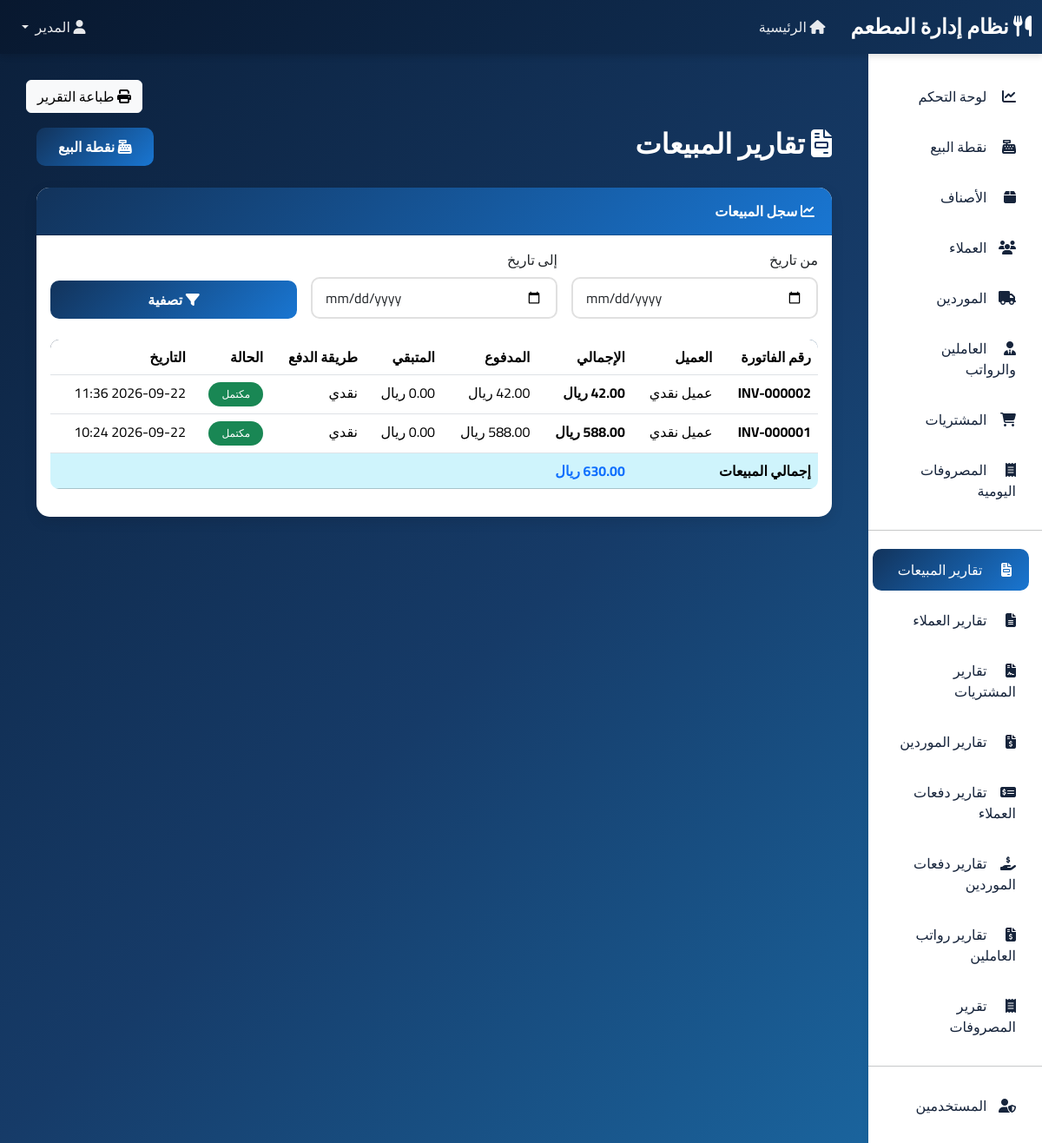
The app's page /reports/sales (signed in) with its own data.
### app.py (models this page shows, shortened)
class User(UserMixin, db.Model):
    __tablename__ = 'users'
    id = db.Column(db.Integer, primary_key=True)
    username = db.Column(db.String(80), unique=True, nullable=False)
    password_hash = db.Column(db.String(200), nullable=False)
    full_name = db.Column(db.String(100), nullable=False)
    role = db.Column(db.String(20), nullable=False, default='user')  # admin, manager, user
    is_active = db.Column(db.Boolean, default=True)
    created_at = db.Column(db.DateTime, default=datetime.utcnow)

class Sale(db.Model):
    __tablename__ = 'sales'
    id = db.Column(db.Integer, primary_key=True)
    sale_number = db.Column(db.String(50), unique=True, nullable=False)
    customer_id = db.Column(db.Integer, db.ForeignKey('customers.id'), nullable=True)
    user_id = db.Column(db.Integer, db.ForeignKey('users.id'), nullable=False)
    total_amount = db.Column(db.Float, nullable=False)
    payment_method = db.Column(db.String(20), nullable=False)  # cash, card, credit
    paid_amount = db.Column(db.Float, default=0)
    remaining_amount = db.Column(db.Float, default=0)
    status = db.Column(db.String(20), default='completed')  # completed, pending, cancelled
    notes = db.Column(db.Text)
    created_at = db.Column(db.DateTime, default=datetime.utcnow)
    customer = db.relationship('Customer', backref='sales')
    user = db.relationship('User', backref='sales')
    items = db.relationship('SaleItem', backref='sale', cascade='all, delete-orphan')

### app.py (the view)
@app.route('/reports/sales')
@login_required
def sales_report():
    from_date = request.args.get('from_date')
    to_date = request.args.get('to_date')
    query = Sale.query
    if from_date:
        query = query.filter(Sale.created_at >= datetime.strptime(from_date, '%Y-%m-%d'))
    if to_date:
        query = query.filter(Sale.created_at <= datetime.strptime(to_date + ' 23:59:59', '%Y-%m-%d %H:%M:%S'))
    sales_list = query.order_by(Sale.created_at.desc()).all()
    total = sum(sale.total_amount for sale in sales_list)
    items_list = Item.query.filter(Item.quantity > 0).all()
    customers_list = Customer.query.all()
    categories = {}
    for item in items_list:
        category = item.category if item.category else 'غير مصنف'
        categories.setdefault(category, []).append(item)
    return render_template('reports/sales_list.html', sales=sales_list, total=total,
                         from_date=from_date, to_date=to_date)

### app.py (called while the page is built)
@login_manager.user_loader
def load_user(user_id):
    return db.session.get(User, int(user_id))

### templates/reports/sales_list.html (shortened to what this page needs)
{% extends "base.html" %}
{% block content %}
<div class="container-fluid">
    <div class="d-flex justify-content-between align-items-center mb-4">
        <h2 style="color: white; font-weight: 700;"><i class="fas fa-file-invoice"></i> تقارير المبيعات</h2>
        <a href="{{ url_for('sales') }}" class="btn btn-primary"><i class="fas fa-cash-register"></i> نقطة البيع</a>
    </div>
    <div class="card">
        <div class="card-header"><i class="fas fa-chart-line"></i> سجل المبيعات</div>
        <div class="card-body">
            <form class="row g-3 mb-4" method="GET">
                <div class="col-md-4"><label class="form-label">من تاريخ</label><input type="date" class="form-control" name="from_date" value="{{ from_date or '' }}"></div>
                <div class="col-md-4"><label class="form-label">إلى تاريخ</label><input type="date" class="form-control" name="to_date" value="{{ to_date or '' }}"></div>
                <div class="col-md-4 d-flex align-items-end"><button class="btn btn-primary w-100" type="submit"><i class="fas fa-filter"></i> تصفية</button></div>
            </form>
            <div class="table-responsive"><table class="table table-hover">
                <thead><tr><th>رقم الفاتورة</th><th>العميل</th><th>الإجمالي</th><th>المدفوع</th><th>المتبقي</th><th>طريقة الدفع</th><th>الحالة</th><th>التاريخ</th></tr></thead>
                <tbody>
                    {% for sale in sales %}
                    <tr><td><strong>{{ sale.sale_number }}</strong></td><td>{{ sale.customer.customer_name if sale.customer else 'عميل نقدي' }}</td><td><strong>{{ "%.2f"|format(sale.total_amount) }} ريال</strong></td><td>{{ "%.2f"|format(sale.paid_amount) }} ريال</td><td>{{ "%.2f"|format(sale.remaining_amount) }} ريال</td><td>{% if sale.payment_method == 'cash' %}نقدي{% elif sale.payment_method == 'card' %}شبكة{% else %}آجل{% endif %}</td><td>{% if sale.status == 'completed' %}<span class="badge bg-success">مكتمل</span>{% elif sale.status == 'pending' %}<span class="badge bg-warning">معلق</span>{% else %}<span class="badge bg-danger">ملغي</span>{% endif %}</td><td>{{ sale.created_at.strftime('%Y-%m-%d %H:%M') }}</td></tr>
                    {% else %}<tr><td colspan="8" class="text-center text-muted">لا توجد مبيعات ضمن الفترة المحددة</td></tr>{% endfor %}
                </tbody>
                <tfoot><tr class="table-info"><td colspan="2"><strong>إجمالي المبيعات</strong></td><td colspan="6"><strong class="text-primary">{{ "%.2f"|format(total) }} ريال</strong></td></tr></tfoot>
            </table></div>
        </div>
    </div>
</div>
{% endblock %}

### templates/base.html (shortened to what this page needs)
<!DOCTYPE html>
<html lang="ar" dir="rtl">
<head>
    <link href="https://cdn.jsdelivr.net/npm/bootstrap@5.3.2/dist/css/bootstrap.rtl.min.css" rel="stylesheet">
    <link rel="stylesheet" href="https://cdnjs.cloudflare.com/ajax/libs/font-awesome/6.4.2/css/all.min.css">
</head>
<body>
    {% if current_user.is_authenticated %}
    <nav class="navbar navbar-expand-lg navbar-dark">
        <div class="container-fluid">
            <a class="navbar-brand" href="{{ url_for('index') }}">
                <i class="fas fa-utensils"></i> نظام إدارة المطعم
            </a>
            <div class="collapse navbar-collapse" id="navbarNav">
                <ul class="navbar-nav me-auto">
                    <li class="nav-item">
                        <a class="nav-link" href="{{ url_for('index') }}">
                            <i class="fas fa-home"></i> الرئيسية
                        </a>
                    </li>
                </ul>
                <ul class="navbar-nav">
                    <li class="nav-item dropdown">
                        <a class="nav-link dropdown-toggle" href="#" role="button" data-bs-toggle="dropdown">
                            <i class="fas fa-user"></i> {{ current_user.full_name }}
                        </a>
                    </li>
                </ul>
            </div>
        </div>
    </nav>
    <div class="container-fluid">
        <div class="row">
            <div class="col-md-2 sidebar">
                <nav class="nav flex-column">
                    <a class="nav-link" href="{{ url_for('index') }}">
                        <i class="fas fa-chart-line"></i> لوحة التحكم
                    </a>
                    <a class="nav-link" href="{{ url_for('sales') }}" id="salesLink">
                        <i class="fas fa-cash-register"></i> نقطة البيع
                    </a>
                    <a class="nav-link" href="{{ url_for('items') }}" id="itemsLink">
                        <i class="fas fa-box"></i> الأصناف
                    </a>
                    <a class="nav-link" href="{{ url_for('customers') }}" id="customersLink">
                        <i class="fas fa-users"></i> العملاء
                    </a>
                    <a class="nav-link" href="{{ url_for('suppliers') }}" id="suppliersLink">
                        <i class="fas fa-truck"></i> الموردين
                    </a>
                    <a class="nav-link" href="{{ url_for('employees') }}" id="employeesLink">
                        <i class="fas fa-user-tie"></i> العاملين والرواتب
                    </a>
                    <a class="nav-link" href="{{ url_for('purchases') }}" id="purchasesLink">
                        <i class="fas fa-shopping-cart"></i> المشتريات
                    </a>
                    <a class="nav-link" href="{{ url_for('expenses') }}" id="expensesLink">
                        <i class="fas fa-receipt"></i> المصروفات اليومية
                    </a>
                    <hr>
                    <a class="nav-link" href="{{ url_for('sales_report') }}" id="salesReportLink">
                        <i class="fas fa-file-invoice"></i> تقارير المبيعات
                    </a>
                    <a class="nav-link" href="{{ url_for('customers_report') }}" id="customersReportLink">
                        <i class="fas fa-file-alt"></i> تقارير العملاء
                    </a>
                    <a class="nav-link" href="{{ url_for('purchases_report') }}" id="purchasesReportLink">
                        <i class="fas fa-file-contract"></i> تقارير المشتريات
                    </a>
                    <a class="nav-link" href="{{ url_for('suppliers_report') }}" id="suppliersReportLink">
                        <i class="fas fa-file-invoice-dollar"></i> تقارير الموردين
                    </a>
                    <a class="nav-link" href="{{ url_for('customer_payments_report') }}" id="customerPaymentsReportLink">
                        <i class="fas fa-money-check-alt"></i> تقارير دفعات العملاء
                    </a>
                    <a class="nav-link" href="{{ url_for('supplier_payments_report') }}" id="supplierPaymentsReportLink">
                        <i class="fas fa-hand-holding-usd"></i> تقارير دفعات الموردين
                    </a>
                    <a class="nav-link" href="{{ url_for('salary_payments_report') }}" id="salaryPaymentsReportLink">
                        <i class="fas fa-file-invoice-dollar"></i> تقارير رواتب العاملين
                    </a>
                    <a class="nav-link" href="{{ url_for('expenses_report') }}" id="expensesReportLink">
                        <i class="fas fa-receipt"></i> تقرير المصروفات
                    </a>
                    {% if current_user.role == 'admin' %}
                    <hr>
                    <a class="nav-link" href="{{ url_for('users') }}" id="usersLink">
                        <i class="fas fa-user-shield"></i> المستخدمين
                    </a>
                    {% endif %}
                </nav>
            </div>
            <div class="col-md-10 main-content">
                {% if request.path.startswith('/reports') %}
                <div class="d-flex justify-content-end mb-3 no-print">
                    <button type="button" class="btn btn-light" onclick="window.print()">
                        <i class="fas fa-print"></i> طباعة التقرير
                    </button>
                </div>
                {% endif %}
                {% block content %}{% endblock %}
            </div>
        </div>
    </div>
    {% else %}
        {% block login_content %}{% endblock %}
    {% endif %}
</body>
</html>

### templates/base.html (style rules this page uses)
:root { --primary-color: #1976d2; --primary-gradient-start: #12335b; --primary-gradient-end: #1976d2; --secondary-color: #0b1f3a; --success-color: #06D6A0; --warning-color: #f4b942; --danger-color: #EF476F; --dark-color: #16243b; --light-color: #f4f7fb; }
* { font-family: 'Cairo', sans-serif; }
body { background: linear-gradient(135deg, #0b1f3a 0%, #163b68 52%, #1b6ca8 100%); min-height: 100vh; background-attachment: fixed; }
.navbar { background: linear-gradient(135deg, #08182f 0%, #12335b 100%) !important; box-shadow: 0 4px 6px rgba(0,0,0,0.1); }
.navbar-brand { font-weight: 700; font-size: 1.5rem; color: white !important; }
.nav-link { color: rgba(255,255,255,0.9) !important; font-weight: 500; transition: all 0.3s; margin: 0 5px; }
.sidebar { background: white; min-height: calc(100vh - 56px); box-shadow: 2px 0 10px rgba(0,0,0,0.1); padding: 20px 0; }
.sidebar .nav-link { color: var(--dark-color) !important; padding: 12px 20px; margin: 5px 10px; border-radius: 10px; transition: all 0.3s; }
.sidebar .nav-link:hover, .sidebar .nav-link.active { background: linear-gradient(135deg, var(--primary-gradient-start) 0%, var(--primary-gradient-end) 100%); color: white !important; transform: translateX(-5px); }
.sidebar .nav-link i { margin-left: 10px; width: 20px; }
.main-content { padding: 30px; }
.card { border: none; border-radius: 15px; box-shadow: 0 5px 15px rgba(0,0,0,0.1); margin-bottom: 20px; transition: all 0.3s; }
.card-header { background: linear-gradient(135deg, var(--primary-gradient-start) 0%, var(--primary-gradient-end) 100%); color: white; border-radius: 15px 15px 0 0 !important; padding: 15px 20px; font-weight: 600; }
.btn-primary { background: linear-gradient(135deg, var(--primary-gradient-start) 0%, var(--primary-gradient-end) 100%); border: none; border-radius: 10px; padding: 10px 25px; font-weight: 600; transition: all 0.3s; }
.table { background: white; border-radius: 10px; overflow: hidden; }
.table thead { background: linear-gradient(135deg, var(--secondary-color) 0%, #003366 100%); color: white; }
.table tbody tr { transition: all 0.3s; }
.form-control, .form-select { border-radius: 10px; border: 2px solid #e0e0e0; padding: 10px 15px; transition: all 0.3s; }
.badge { padding: 8px 15px; border-radius: 20px; font-weight: 500; }

### records on screen
User: full_name "المدير"
Sale: sale_number "INV-000002", customer "عميل نقدي", total_amount "42.00", paid_amount "42.00", payment_method "نقدي", status "مكتمل", created_at "2026-09-22 11:36"
Sale: sale_number "INV-000001", customer "عميل نقدي", payment_method "نقدي", status "مكتمل", created_at "2026-09-22 10:24"
